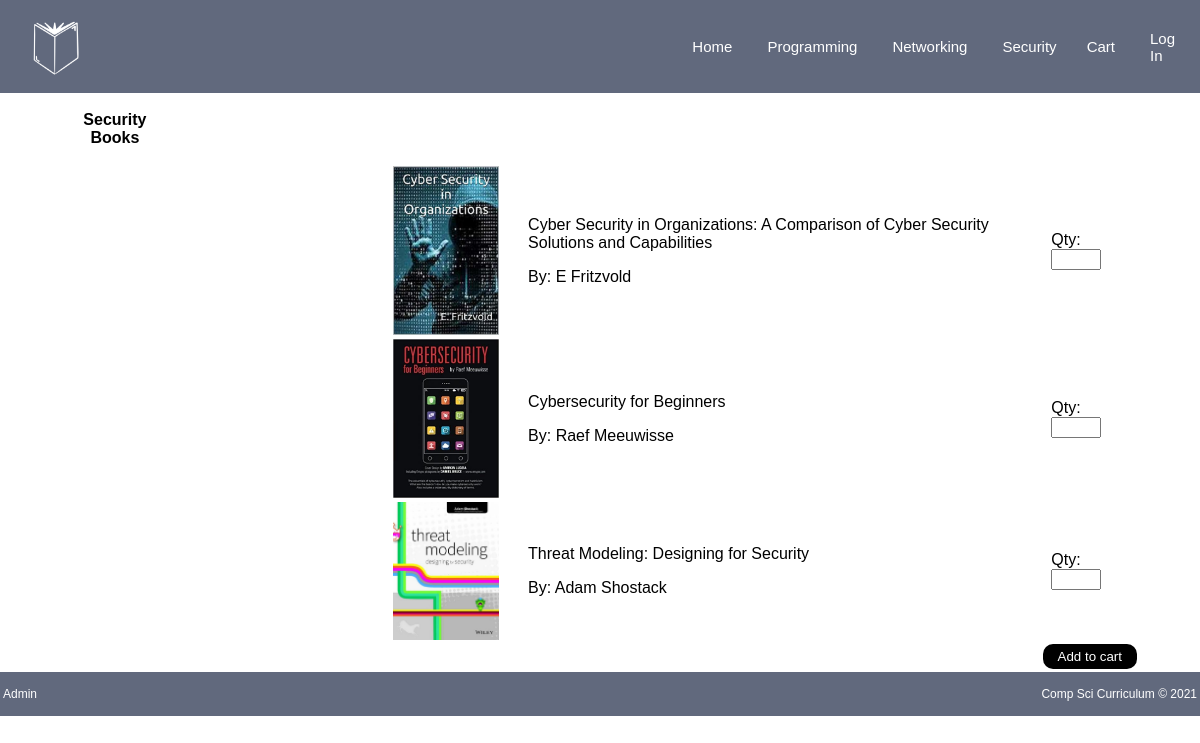
The app's page /?action=Security with its own data.
### tables this page shows
CREATE TABLE `books` (
  `isbn` varchar(13) NOT NULL,
  `title` varchar(100) NOT NULL,
  `author` varchar(50) NOT NULL,
  `subject` varchar(50) NOT NULL,
  `cost` float NOT NULL,
  `quantity` int(11) NOT NULL
);

### model/accessDB.php (called while the page is built, shortened)
<?php
function getInventory() {
    global $db;
    $query = 'SELECT * FROM books';
    $statement = $db->prepare($query);
    $statement->execute();
    $inventory = $statement->fetchAll(PDO::FETCH_UNIQUE);
    return $inventory;
}
function getSubjects() {
    global $db;
    $query = 'SELECT DISTINCT subject FROM books';
    $statement = $db->prepare($query);
    $statement->execute();
    $subjects = $statement->fetchAll();
    return $subjects;
}
function getBooksBySubject($subject) {
    global $db;
    $query = 'SELECT * FROM books WHERE subject = :subject';
    $statement = $db->prepare($query);
    $statement->bindValue(':subject', $subject);
    $statement->execute();
    $books = $statement->fetchAll();
    return $books;
}
?>

### views/Security.php (the view, shortened to what this page needs)
<!DOCTYPE html>
<html lang="en">
<head>
	<link rel="stylesheet" href="./views/global.css">
    <link rel="stylesheet" href="./views/networking.css">
    <link rel="stylesheet" href="https://use.fontawesome.com/releases/v5.7.1/css/all.css"
</head>
<body>
<section id="nav">
    <div class="siteheader">
        <div class="siteheader__section">
            <div class="siteheader__item siteheaderlogo">
                <img src="./imgs/logo.png" style="width:10%">
            </div>
            <div class="siteheader__item siteheader__btn">
                        <a href="?action=menu"><?php echo 'Home'; ?></a>
            </div>
            <?php foreach ($subjects as $subject) : ?>
                <div class="siteheader__item siteheader__btn">
                    <a href="?action=<?php echo $subject['subject']; ?>"><?php echo $subject['subject']; ?></a>
                </div>
            <?php endforeach; ?>
        </div>
        <div class="siteheader__section">
            <div class="siteheader__item siteheader__btn"><a href="?action=cart">Cart</a></div>
            <?php if (!isset($_SESSION['validLogin'])) : ?>
                <a class="siteheader__item siteheader__btn" href="?action=uLogin">Log In</a>
            <?php elseif ($_SESSION['validLogin']) : ?>
                <a class="siteheader__item siteheader__btn" href="?action=uLogout">Log Out</a>
            <?php endif; ?>
        </div>
    </div>
</section>
<div class="container">
<div class= "book-container">
    <form action="." method="post">
            <table>
                <th>Security Books</th>
                <?php $c = 0; ?>
                <?php foreach ($books as $book) : ?>
                    <tr>
                        <td><input type="hidden" name="isbn<?php echo $c; ?>" value="<?php echo $book['isbn']; ?>" /></td>
                        <td><img src="./imgs/<?php echo $book['isbn']; ?>.jpg" > </td>
                        <td><p><?php echo $book['title']; ?></p>
                            <p>By: <?php echo $book['author']; ?></p></td>
                        <td>Qty: <input type="number" name="qty<?php echo $c; ?>" /></td>
                    </tr>
                    <?php $c += 1; ?>
                <?php endforeach; ?>
                <tr>
                    <td colspan="4" class="right"><input type="submit" class="submitBtn" value="Add to cart" /></td>
                </tr>
            </table>
    </form>
  </div>
  </div>
<footer>
    <p><a href="?action=admin" class="admin">Admin</a></p>
    <p><a href="http://www.omfgdogs.com/#">Comp Sci Curriculum</a> &copy; 2021</p>
</footer>
</body>
</html>

### views/global.css (style rules this page uses)
html,body { padding:0; margin:0; }
* { box-sizing: border-box; direction: ltr; font-family:sans-serif; }
.container { width:90%; margin:auto auto; min-height: 550px; }
.siteheader { padding: 10px; background-color: #61697d; display: flex; justify-content: space-between; }
.siteheader a { text-decoration: none; color: white; }
.siteheader__section { display: flex; align-items: center; }
.siteheader__item { padding: 5px 15px; font-size: 15px; }
.siteheader__item +.siteheader__item { margin-left: 5px; }
.siteheader__btn { cursor: pointer; color: #dadfeb; }
.siteheaderlogo { font-size: 20px; line-height: 0; color: #fff; }
.book-container table td img { width: 30%; float: right; margin-right: 25px; }
.book-container table td input[type=number] { max-width: 50px; margin-right: 10px; }
.book-container table th { float: right; margin: 15px 0; }
footer { text-align: right; padding: 3px; background-color: #61697d; color: white; font-size: 12px; }
.admin { float: left; }
.submitBtn { border:0; border-radius:10px; background-color:black; color:white; padding:5px 15px; }
.right { text-align: right; }

### views/networking.css (style rules this page uses)
a { text-decoration: none; color: white; }
.siteheader { padding: 10px; background-color: #61697d; display: flex; justify-content: space-between; }
.siteheader__section { display: flex; align-items: center; }
.siteheader__item { padding: 5px 15px; font-size: 15px; }
.siteheader__item +.siteheader__item { margin-left: 5px; }
.siteheader__btn { cursor: pointer; color: #dadfeb; }
.siteheaderlogo { font-size: 20px; line-height: 0; color: #fff; }

### records on screen
books: isbn (picture), title "Cyber Security in Organizations: A Comparison of Cyber Security Solutions and Capabilities", author "E Fritzvold"
books: isbn (picture), title "Cybersecurity for Beginners", author "Raef Meeuwisse"
books: isbn (picture), title "Threat Modeling: Designing for Security", author "Adam Shostack"

### other values on screen
$subject['subject'] "Programming"
$subject['subject'] "Networking"
$subject['subject'] "Security"
